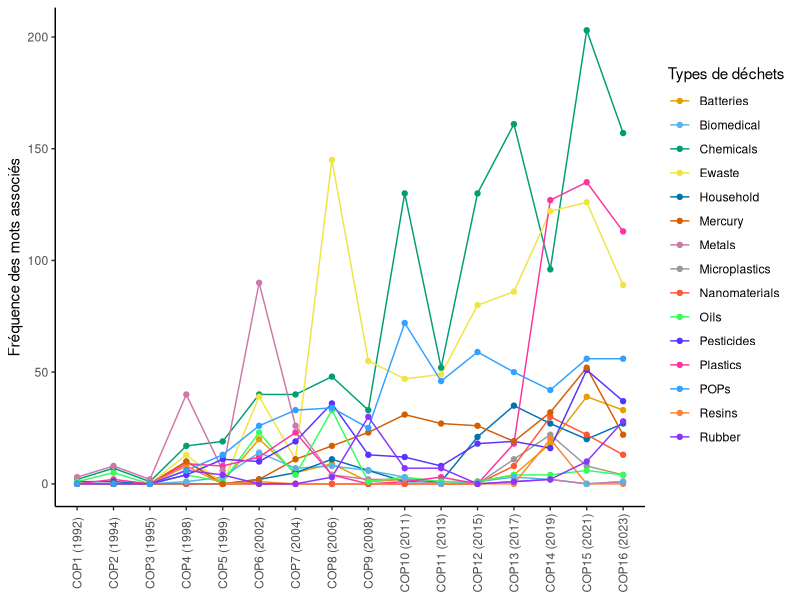

Source code (R):
## ---- chunk 1

#CRÉATION DU DATAFRAME
#Création les vecteurs.
cops <- c("COP1 (1992)", "COP2 (1994)", "COP3 (1995)", "COP4 (1998)", "COP5 (1999)", "COP6 (2002)", "COP7 (2004)", "COP8 (2006)",
          "COP9 (2008)", "COP10 (2011)", "COP11 (2013)", "COP12 (2015)", "COP13 (2017)", "COP14 (2019)", "COP15 (2021)", "COP16 (2023)")

chemicals <- c(2, 7, 1, 17, 19, 40, 40, 48, 33, 130, 52, 130, 161, 96, 203, 157)

ewaste <- c(0, 0, 0, 13, 0, 39, 11, 145, 55, 47, 49, 80, 86, 122, 126, 89)

plastics <- c(0, 2, 0, 9, 8, 12, 23, 4, 0, 1, 3, 0, 18, 127, 135, 113)

microplastics <- c(0, 0, 0, 0, 0, 0, 0, 0, 0, 0, 0, 0, 11, 22, 8, 4)

resins <- c(0, 0, 0, 8, 0, 1, 0, 0, 0, 0, 0, 0, 0, 20, 0, 0)

batteries <- c(0, 0, 0, 10, 1, 20, 5, 9, 1, 2, 1, 1, 4, 18, 39, 33)

household <- c(1, 1, 0, 0, 0, 2, 5, 11, 6, 1, 1, 21, 35, 27, 20, 27)

nanomaterials <- c(0, 0, 0, 0, 0, 0, 0, 0, 0, 0, 0, 0, 8, 30, 22, 13)

metals <- c(3, 8, 2, 40, 6, 90, 26, 4, 2, 2, 0, 0, 1, 2, 0, 1)

oils <- c(1, 5, 0, 4, 1, 23, 4, 33, 1, 3, 1, 1, 4, 4, 6, 4)

biomedical <- c(0, 0, 0, 1, 3, 14, 7, 8, 6, 3, 0, 1, 3, 2, 0, 1)

pesticides <- c(0, 0, 0, 4, 11, 10, 19, 36, 13, 12, 8, 18, 19, 16, 51, 37)

rubber <- c(0, 0, 0, 6, 4, 0, 0, 3, 30, 7, 7, 0, 1, 2, 10, 28)

mercury <- c(0, 0, 0, 10, 0, 2, 11, 17, 23, 31, 27, 26, 19, 32, 52, 22)

pops <- c(0, 0, 0, 6, 13, 26, 33, 34, 25, 72, 46, 59, 50, 42, 56, 56)

# Créer le dataframe.
df_regimes <- data.frame(COP = cops, Chemicals = chemicals, Ewaste = ewaste, Plastics = plastics, 
                         Microplastics = microplastics, Resins = resins, Batteries = batteries, Household = household, 
                         Nanomaterials = nanomaterials, Metals = metals, Oils = oils, Biomedical = biomedical, 
                         Pesticides = pesticides, Rubber = rubber, Mercury = mercury, POPs = pops)

#Créer la visualisation.

# Charger les librairies nécessaires
library(ggplot2)
library(tidyr)
library(dplyr)

# Créer une colonne numérique "COP_number" pour l'ordre des COP
df_regimes$COP_number <- as.numeric(gsub("COP(\\d+) .*", "\\1", df_regimes$COP))

# Créer le dataframe long (reshaping)
df_long <- df_regimes %>%
  pivot_longer(cols = -c(COP, COP_number), names_to = "Waste", values_to = "Value")

# Convertir COP en facteur ordonné selon COP_number
df_long$COP <- factor(df_long$COP, levels = df_regimes$COP[order(df_regimes$COP_number)])

# Définir une palette de 15 couleurs distinctes
custom_colors <- c(
  "#E69F00", "#56B4E9", "#009E73", "#F0E442", "#0072B2", "#D55E00", 
  "#CC79A7", "#999999", "#FF5733", "#33FF57", "#5733FF", "#FF33A1", 
  "#33A1FF", "#FF8333", "#8B33FF"
)

# Créer le line plot avec ggplot
ggplot(df_long, aes(x = COP, y = Value, color = Waste, group = Waste)) +
  geom_line() + 
  geom_point() +  # Ajouter des points pour mieux visualiser les valeurs
  labs(title = NULL, 
       x = NULL, 
       y = "Fréquence des mots associés", 
       color = "Types de déchets") + 
  scale_color_manual(values = custom_colors) +  # Appliquer la palette personnalisée
  theme_classic() + 
  theme(axis.text.x = element_text(angle = 90, hjust = 0.5, vjust = 0.5),
        plot.title = element_text(hjust = 0.5, size = 16, face = "bold"))  # Incliner l'axe des X pour une meilleure lisibilité

